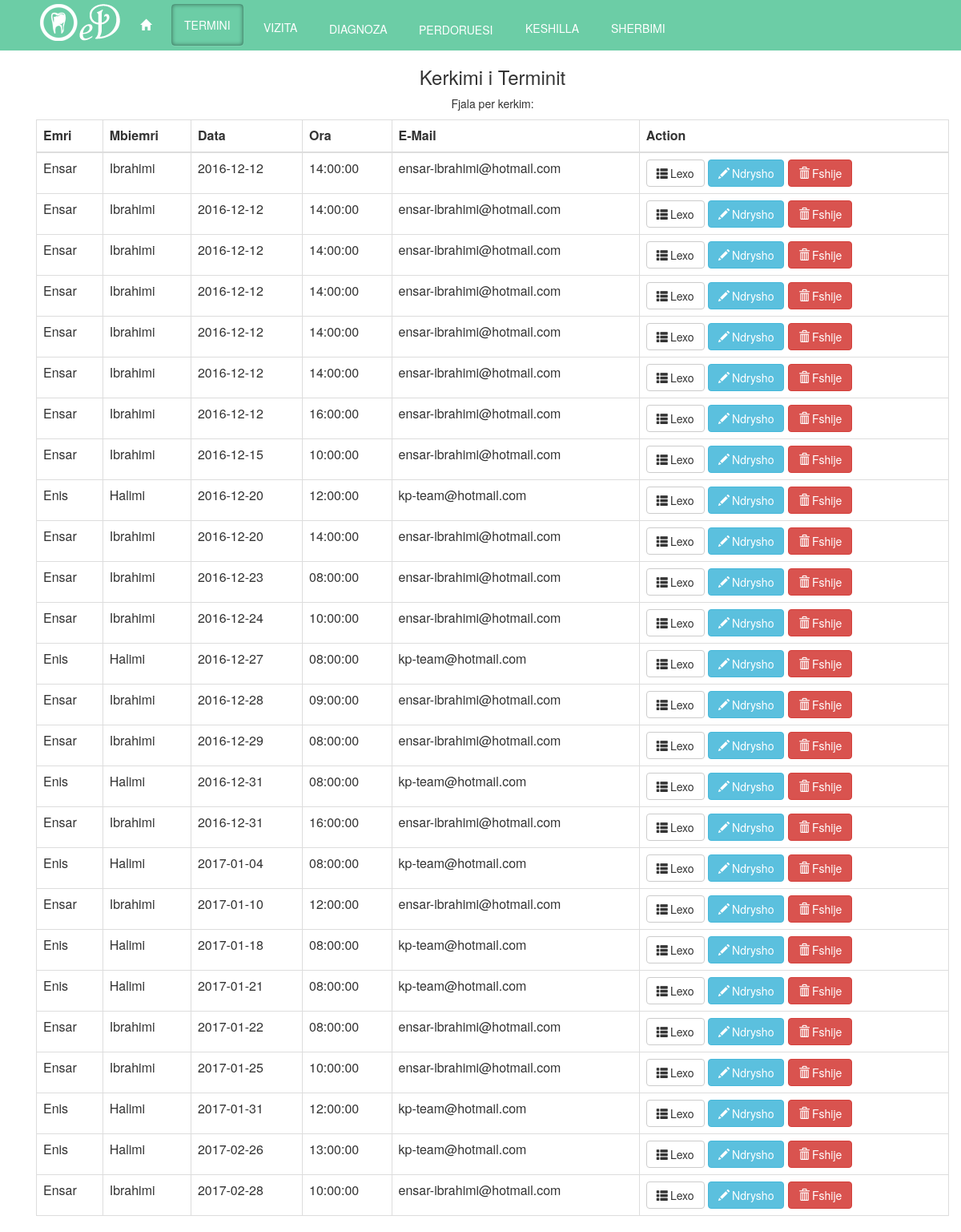
The app's page /admin/CRUD/search.php (signed in) with its own data.
### tables this page shows
CREATE TABLE `user` (
  `user_id` int(11) NOT NULL,
  `username` varchar(100) NOT NULL,
  `password` varchar(100) NOT NULL,
  `name` varchar(100) NOT NULL,
  `surname` varchar(100) NOT NULL,
  `email` varchar(100) NOT NULL,
  `admin` tinyint(1) NOT NULL
);

CREATE TABLE `termini` (
  `id_termini` int(11) NOT NULL,
  `date` date NOT NULL,
  `time` time NOT NULL,
  `id_users` int(11) NOT NULL
);

### admin/CRUD/search.php (the view, shortened to what this page needs)
<?php
if(!isset($_SESSION['logged_in']))
 {
     $message = "Nuk keni akses.";
     echo "<script type='text/javascript'>alert('$message');</script>" ;
      header("refresh:0 url=../index.php");
 }
 else if($_SESSION['mof'] == 0)
 {
      $message = "Nuk keni akses.";
     echo "<script type='text/javascript'>alert('$message');</script>" ;
      header("refresh:0 url=../index.php");
 }
 else{
     $term= null;
    if (!empty($_GET))
    {
        $term = $_GET['id'];
    }
    else{
    $term = $_POST['srch-term'];
    }
      ?>
  <head>
	<link rel="stylesheet" type="text/css" href="../../css/mystyle.css">
	<link rel="stylesheet" type="text/css" href="../../css/hover.css">
    <link href="../../css/bootstrap.min.css" rel="stylesheet">
     <link rel="stylesheet" href="//code.jquery.com/ui/1.12.1/themes/base/jquery-ui.css">
    </head>
    <body>
    <div class = "navbar navbar-inverse navbar-fixed-top" id="header" >
      <div class = "container">
       <div class="navbar-header">
           <a class="navbar-brand" href= "../../index.php?faqe=home" id="logo"></a>
       </div>
		   <div class="collapse navbar-collapse" id="navbar-collapse">
		   <ul class ="nav navbar-nav">
                       <li><a href="../../index.php" class="hvr-underline-from-left" id="links"
                                 ><span      class="glyphicon glyphicon-home"></span></a></li>
                       <li><a href="../?admin=terminet" class="hvr-underline-from-left" id="active">TERMINI</a></li>
                    <li><a href="../?admin=vizita" class="hvr-underline-from-left"id="links">VIZITA </a></li>
                     <li><a href="../?admin=diagnoza" class="hvr-underline-from-left"id="links">DIAGNOZA </a></li>
                    <li><a href="../?admin=userat" class="hvr-underline-from-left" id="links">PERDORUESI</a></li>
                     <li><a href="../?admin=keshillat" class="hvr-underline-from-left"id="links">KESHILLA </a></li>
                    <li><a href="../?admin=sherbimet" class="hvr-underline-from-left" id="links">SHERBIMI</a></li>
                 </ul>
             </div>
        </div>
    </div>
<div class ="container" id="content" align="center">
     <div class="container">
            <div class="row">
                <h3>Kerkimi i Terminit</h3>
                <p>Fjala per kerkim: <?php echo $term;?></p>
            </div>
            <div class="table-responsive">
                <table class="table table-bordered">
                  <thead>
                    <tr>
                      <th>Emri</th>
                      <th>Mbiemri</th>
                      <th>Data</th>
                      <th>Ora</th>
                      <th>E-Mail</th>
                      <th>Action</th>
                    </tr>
                  </thead>
                  <tbody>
                  <?php
                  $selektimi = "SELECT u.user_id, u.name, u.surname, t.date, t.time, u.email, t.id_termini FROM user AS u INNER JOIN termini AS t ON u.user_id=t.id_users WHERE u.name LIKE '%".$term."%' OR u.surname LIKE '%".$term."%' OR u.username LIKE '%".$term."%' OR u.email LIKE '%".$term."%' OR t.time LIKE '%".$term."%' OR t.date LIKE '%".$term."%'  ORDER BY `t`.`date` ASC, t.time ASC";
                    		$result = mysql_query($selektimi) or die ('invalid query:'. mysql_error());
                       if(mysql_num_rows($result)== 0){
            $message = "Nuk eshte gjetur asnje e dhene. Provoni perseri";
                        echo "<script type='text/javascript'>alert('$message');</script>";
                        header("refresh:0;url=../index.php");
        }
                else{
                       while($row = mysql_fetch_array($result))
		{
			list($user_id, $name, $surname,  $date, $time, $email, $termini_id )=$row;
			echo '  <tr>';
			echo '<td>'.$name.'</td>';
			echo '<td>'.$surname.'</td>';
			echo '<td>'.$date.'</td>';
			echo '<td>'.$time.'</td>';
			echo '<td>'.$email.'</td>';
                        echo '<td><a class="btn btn-default" href="read.php?id='.$termini_id.'" ><span class=" 	glyphicon glyphicon-th-list">&thinsp;</span>Lexo</a>';
                        echo '<a class="btn btn-info   " href="update.php?id='.$termini_id.'" ><span class=" 	glyphicon glyphicon-pencil">&thinsp;</span>Ndrysho</a>';
                        echo '<a class="btn btn-danger" href="delete.php?id='.$termini_id.'" ><span class=" 	glyphicon glyphicon-trash">&thinsp;</span>Fshije</a></td>';
			echo '  </tr>';
		}
                }
                  ?>
                  </tbody>
            </table>
            </div>
     </div>
        </div>
 <?php }

### css/mystyle.css (style rules this page uses)
#header { margin: 0px; }
body { color: #666666; margin : 0px; font-family:"Letter Gothic Bold", Letter Gothic, sans-serif; background-color: #CCCCCC; }
#header #links, #links:hover { color:#FFFFFF; background-color:#6ccda6; margin-left: 10px; }
#logo { position: relative; display: inline; background-image: url("../images/logo.png"); width: 100px; height: 60px; float: left; padding: 0px; margin:0px 0px 0px 20px; }
#links { margin:5% 0px 0px 10%; }
#header #active { background: none; box-shadow: inset 0 0 5px rgba(0,0,0, 0.4), rgba(255,255,255,0.1) 0 1px 0; border-radius: 4px; border: 1px solid rgba(0,0,0,0.25); color: #fff; margin-left: 10px; }

### records on screen
user: name "Ensar", surname "Ibrahimi", termini.date "2016-12-12", termini.time "14:00:00", email "ensar-ibrahimi@hotmail.com", termini.time "16:00:00", termini.date "2016-12-15", termini.time "10:00:00", termini.date "2016-12-20", termini.date "2016-12-23", termini.time "08:00:00", termini.date "2016-12-24", termini.date "2016-12-28", termini.time "09:00:00", termini.date "2016-12-29", termini.date "2016-12-31", termini.date "2017-01-10", termini.time "12:00:00", termini.date "2017-01-22", termini.date "2017-01-25", termini.date "2017-02-28"
user: name "Enis", surname "Halimi", termini.date "2016-12-20", termini.time "12:00:00", email "kp-team@hotmail.com", termini.date "2016-12-27", termini.time "08:00:00", termini.date "2016-12-31", termini.date "2017-01-04", termini.date "2017-01-18", termini.date "2017-01-21", termini.date "2017-01-31", termini.date "2017-02-26", termini.time "13:00:00"
